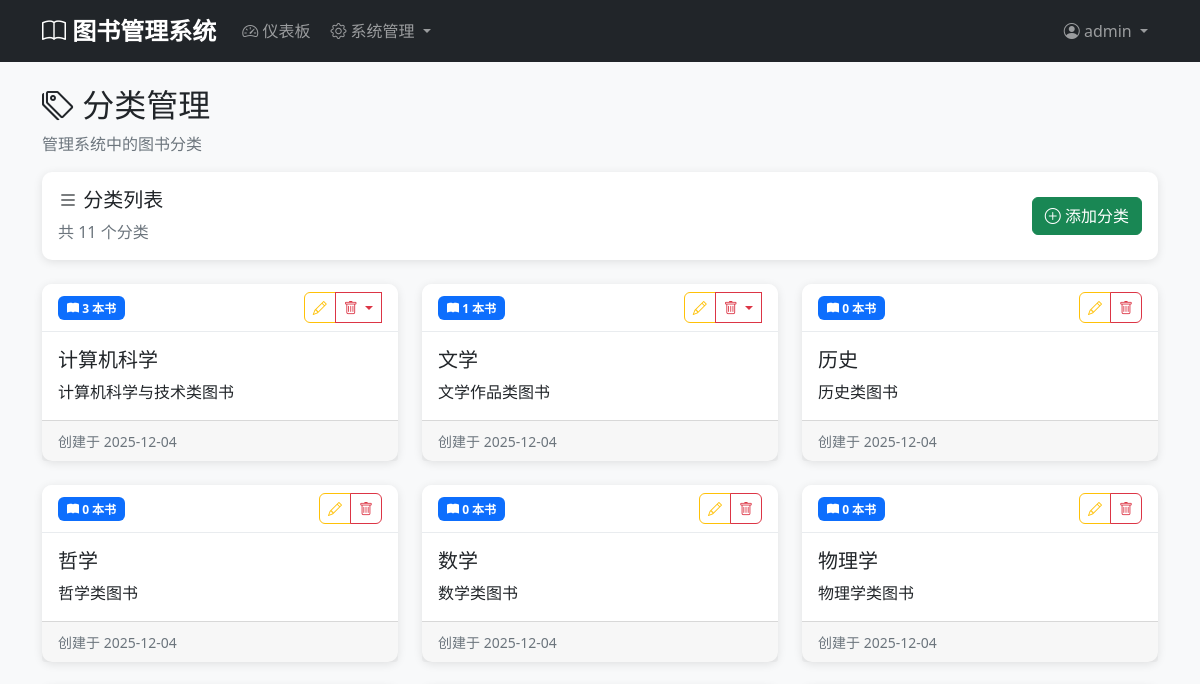
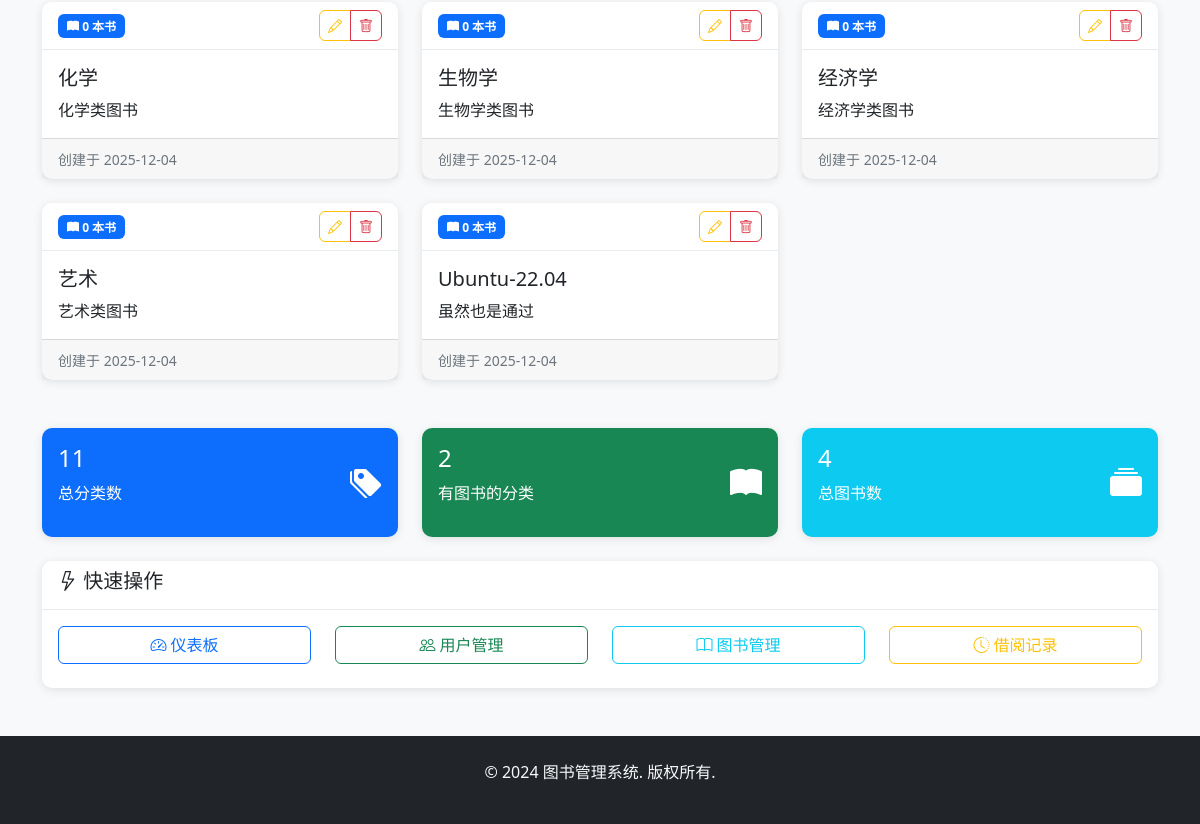
The page /admin/categories (signed in) on the database as committed earlier (2 pictures, top to bottom).
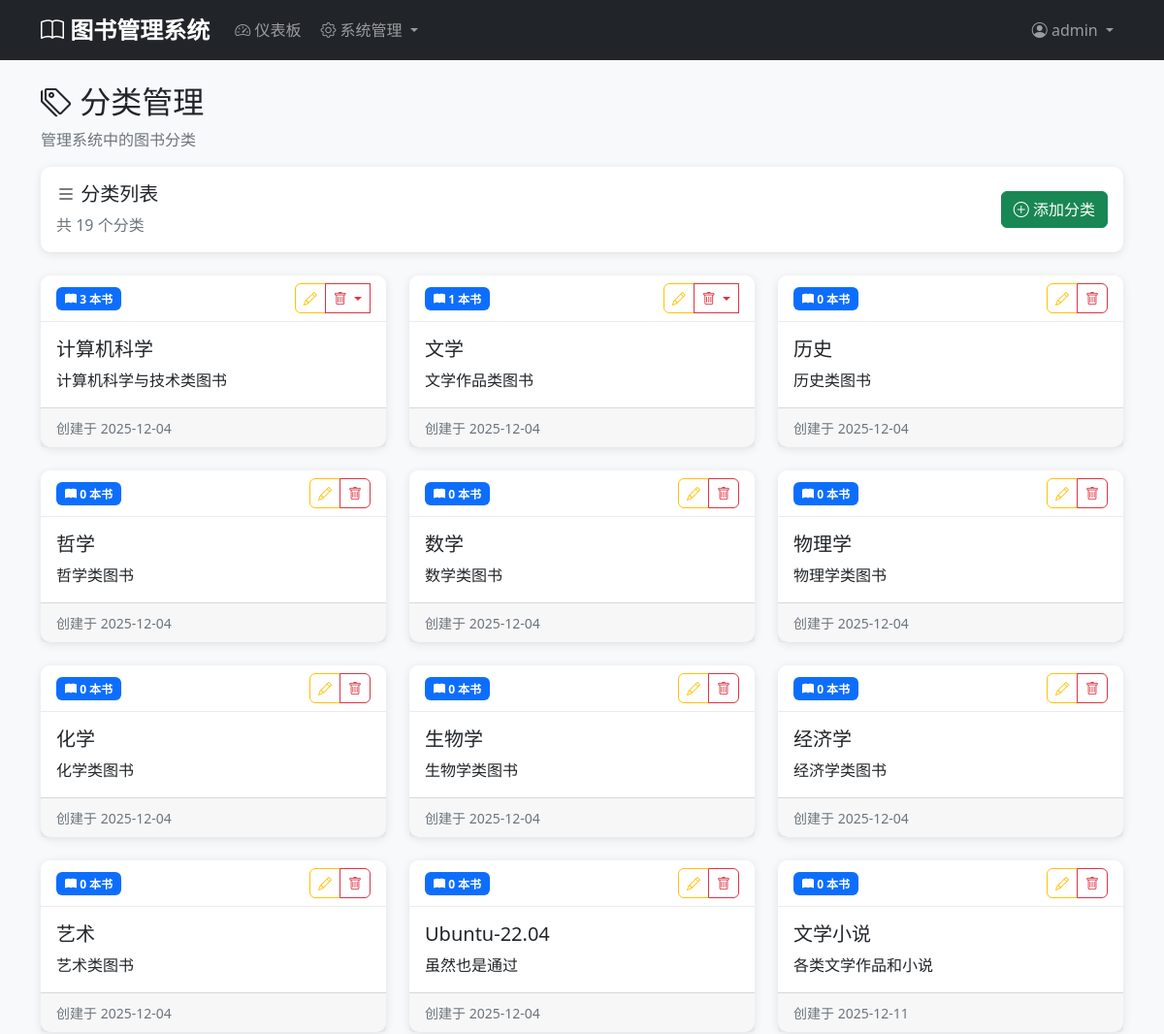
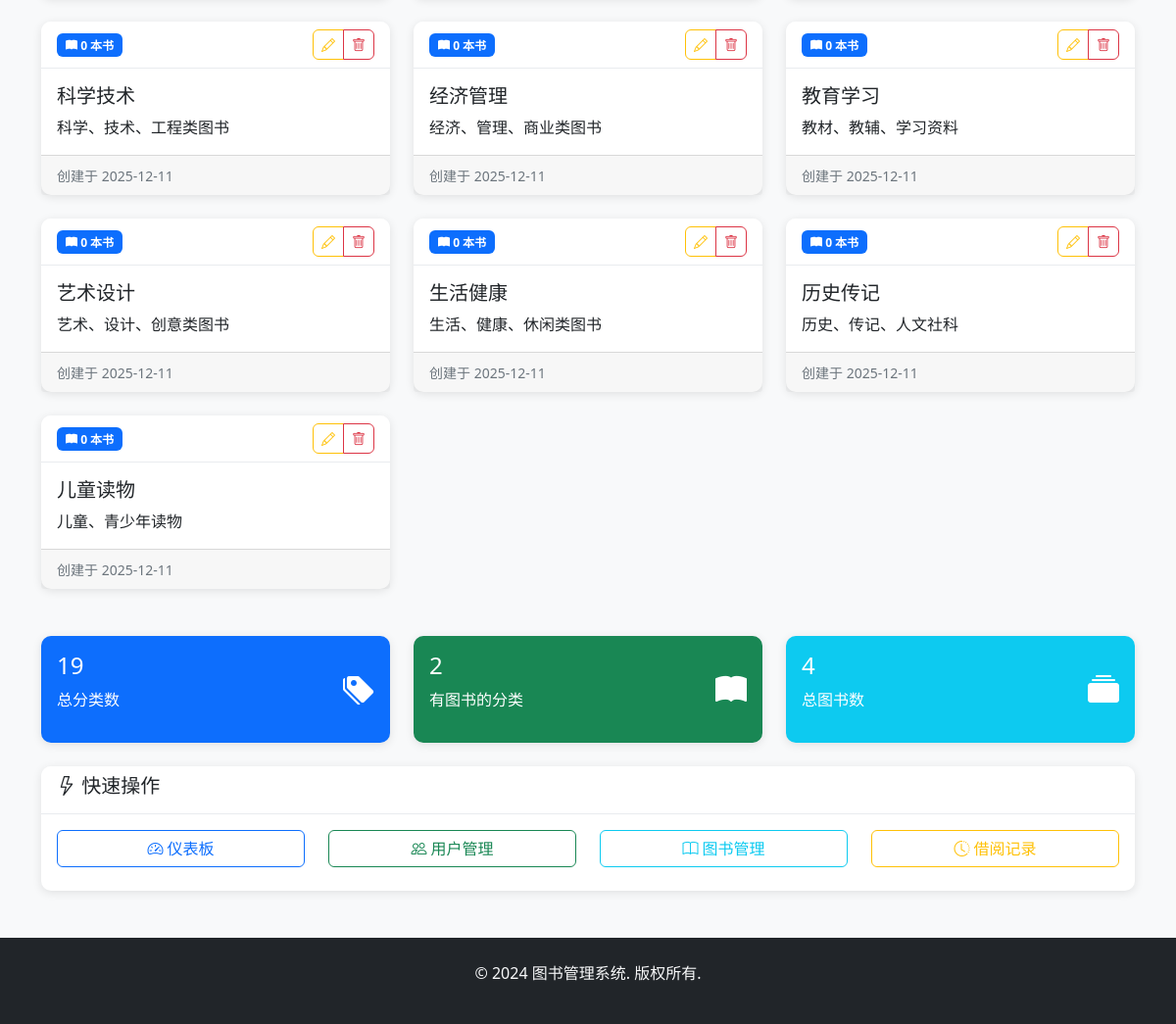
The same page on the database as committed later (2 pictures, top to bottom).
### models.py (models this page shows, shortened)
class Admin(db.Model, UserMixin):
    __tablename__ = 'admins'
    id = db.Column(db.Integer, primary_key=True)
    username = db.Column(db.String(80), unique=True, nullable=False)
    email = db.Column(db.String(120), unique=True, nullable=False)
    password_hash = db.Column(db.String(128), nullable=False)
    created_at = db.Column(db.DateTime, default=datetime.utcnow)

class Category(db.Model):
    __tablename__ = 'categories'
    id = db.Column(db.Integer, primary_key=True)
    name = db.Column(db.String(100), unique=True, nullable=False)
    description = db.Column(db.Text)
    created_at = db.Column(db.DateTime, default=datetime.utcnow)
    books = db.relationship('Book', backref='category', lazy=True)

### app.py (the view)
@app.route('/admin/categories')
@login_required
def admin_categories():
    if not isinstance(current_user, Admin):
        abort(403)
    categories = Category.query.all()
    return render_template('admin/categories.html', categories=categories)

### app.py (called while the page is built)
@login_manager.user_loader
def load_user(user_id):
    try:
        user_id = int(user_id)
        admin = Admin.query.get(user_id)
        if admin:
            return admin
        user = User.query.get(user_id)
        return user
    except (ValueError, TypeError):
        return None

### templates/admin/categories.html (shortened to what this page needs)
{% extends "base.html" %}
{% block content %}
<div class="row">
    <div class="col-12">
        <h2><i class="bi bi-tags"></i> 分类管理</h2>
        <p class="text-muted">管理系统中的图书分类</p>
    </div>
</div>
<div class="row mb-4">
    <div class="col-12">
        <div class="card">
            <div class="card-body d-flex justify-content-between align-items-center">
                <div>
                    <h5><i class="bi bi-list"></i> 分类列表</h5>
                    <p class="text-muted mb-0">共 {{ categories|length }} 个分类</p>
                </div>
                <a href="{{ url_for('add_category') }}" class="btn btn-success">
                    <i class="bi bi-plus-circle"></i> 添加分类
                </a>
            </div>
        </div>
    </div>
</div>
<div class="row">
    {% for category in categories %}
        <div class="col-md-4 mb-4">
            <div class="card h-100">
                <div class="card-header d-flex justify-content-between align-items-center">
                    <span class="badge bg-primary">
                        <i class="bi bi-book-fill"></i> {{ category.books|length }} 本书
                    </span>
                    <div class="btn-group" role="group">
                        <a href="{{ url_for('edit_category', category_id=category.id) }}" class="btn btn-sm btn-outline-warning">
                            <i class="bi bi-pencil"></i>
                        </a>
                        {% if not category.books %}
                            <a href="{{ url_for('delete_category', category_id=category.id) }}" class="btn btn-sm btn-outline-danger"
                               onclick="return confirm('确定要删除分类《{{ category.name }}》吗？')">
                                <i class="bi bi-trash"></i>
                            </a>
                        {% else %}
                            <div class="btn-group" role="group">
                                <button class="btn btn-sm btn-outline-danger dropdown-toggle"
                                        type="button"
                                        data-bs-toggle="dropdown"
                                        aria-expanded="false">
                                    <i class="bi bi-trash"></i>
                                </button>
                            </div>
                        {% endif %}
                    </div>
                </div>
                <div class="card-body">
                    <h5 class="card-title">{{ category.name }}</h5>
                    {% if category.description %}
                        <p class="card-text">{{ category.description }}</p>
                    {% else %}
                        <p class="card-text text-muted">暂无描述</p>
                    {% endif %}
                </div>
                <div class="card-footer">
                    <small class="text-muted">
                        创建于 {{ category.created_at.strftime('%Y-%m-%d') }}
                    </small>
                </div>
            </div>
        </div>
    {% endfor %}
</div>
<div class="row mt-4">
    <div class="col-md-4">
        <div class="card bg-primary text-white">
            <div class="card-body">
                <div class="d-flex justify-content-between">
                    <div>
                        <h4>{{ categories|length }}</h4>
                        <p>总分类数</p>
                    </div>
                    <div class="align-self-center">
                        <i class="bi bi-tags-fill" style="font-size: 2rem;"></i>
                    </div>
                </div>
            </div>
        </div>
    </div>
    <div class="col-md-4">
        <div class="card bg-success text-white">
            <div class="card-body">
                <div class="d-flex justify-content-between">
                    <div>
                        <h4>{{ categories|selectattr('books')|list|length }}</h4>
                        <p>有图书的分类</p>
                    </div>
                    <div class="align-self-center">
                        <i class="bi bi-book-fill" style="font-size: 2rem;"></i>
                    </div>
                </div>
            </div>
        </div>
    </div>
    <div class="col-md-4">
        <div class="card bg-info text-white">
            <div class="card-body">
                <div class="d-flex justify-content-between">
                    <div>
                        <h4>{{ categories|selectattr('books')|map(attribute='books')|map('length')|sum }}</h4>
                        <p>总图书数</p>
                    </div>
                    <div class="align-self-center">
                        <i class="bi bi-collection-fill" style="font-size: 2rem;"></i>
                    </div>
                </div>
            </div>
        </div>
    </div>
</div>
<div class="row mt-4">
    <div class="col-12">
        <div class="card">
            <div class="card-header">
                <h5><i class="bi bi-lightning"></i> 快速操作</h5>
            </div>
            <div class="card-body">
                <div class="row">
                    <div class="col-md-3 mb-2">
                        <a href="{{ url_for('admin_dashboard') }}" class="btn btn-outline-primary w-100">
                            <i class="bi bi-speedometer2"></i> 仪表板
                        </a>
                    </div>
                    <div class="col-md-3 mb-2">
                        <a href="{{ url_for('admin_users') }}" class="btn btn-outline-success w-100">
                            <i class="bi bi-people"></i> 用户管理
                        </a>
                    </div>
                    <div class="col-md-3 mb-2">
                        <a href="{{ url_for('admin_books') }}" class="btn btn-outline-info w-100">
                            <i class="bi bi-book"></i> 图书管理
                        </a>
                    </div>
                    <div class="col-md-3 mb-2">
                        <a href="{{ url_for('admin_borrow_records') }}" class="btn btn-outline-warning w-100">
                            <i class="bi bi-clock-history"></i> 借阅记录
                        </a>
                    </div>
                </div>
            </div>
        </div>
    </div>
</div>
{% endblock %}

### templates/base.html (shortened to what this page needs)
<!DOCTYPE html>
<html lang="zh-CN">
<head>
    <link href="https://cdn.jsdelivr.net/npm/bootstrap@5.1.3/dist/css/bootstrap.min.css" rel="stylesheet">
    <link href="https://cdn.jsdelivr.net/npm/bootstrap-icons@1.7.2/font/bootstrap-icons.css" rel="stylesheet">
    <link href="{{ url_for('static', filename='css/style.css') }}" rel="stylesheet">
</head>
<body>
    <nav class="navbar navbar-expand-lg navbar-dark bg-dark">
        <div class="container">
            <a class="navbar-brand" href="{{ url_for('index') }}">
                <i class="bi bi-book"></i> 图书管理系统
            </a>
            <div class="collapse navbar-collapse" id="navbarNav">
                {% if current_user.is_authenticated %}
                    {% if current_user.__class__.__name__ == 'Admin' %}
                        <ul class="navbar-nav me-auto">
                            <li class="nav-item">
                                <a class="nav-link" href="{{ url_for('admin_dashboard') }}">
                                    <i class="bi bi-speedometer2"></i> 仪表板
                                </a>
                            </li>
                            <li class="nav-item dropdown">
                                <a class="nav-link dropdown-toggle" href="#" id="manageDropdown" role="button" data-bs-toggle="dropdown">
                                    <i class="bi bi-gear"></i> 系统管理
                                </a>
                            </li>
                        </ul>
                    {% endif %}
                {% endif %}
                <ul class="navbar-nav">
                    {% if current_user.is_authenticated %}
                        <li class="nav-item dropdown">
                            <a class="nav-link dropdown-toggle" href="#" id="userDropdown" role="button" data-bs-toggle="dropdown">
                                <i class="bi bi-person-circle"></i> {{ current_user.username }}
                            </a>
                        </li>
                    {% endif %}
                </ul>
            </div>
        </div>
    </nav>
    <main class="container mt-4 mb-5">
        {% block content %}{% endblock %}
    </main>
    <footer class="bg-dark text-light py-4 mt-5">
        <div class="container text-center">
            <p>&copy; 2024 图书管理系统. 版权所有.</p>
        </div>
    </footer>
</body>
</html>

### static/css/style.css (style rules this page uses)
body { font-family: 'Segoe UI', Tahoma, Geneva, Verdana, sans-serif; background-color: #f8f9fa; }
.navbar-brand { font-weight: bold; font-size: 1.5rem; }
.navbar-nav .nav-link { border-radius: 5px; margin: 0 2px; transition: all 0.3s ease; }
.card { border: none; border-radius: 10px; box-shadow: 0 2px 10px rgba(0, 0, 0, 0.1); transition: transform 0.2s ease, box-shadow 0.2s ease; }
.card-header { background-color: #fff; border-bottom: 1px solid #e9ecef; border-radius: 10px 10px 0 0 !important; font-weight: 600; }
.btn { border-radius: 6px; font-weight: 500; transition: all 0.3s ease; }
.btn-group .btn { border-radius: 0; }
.btn-group .btn:first-child { border-radius: 6px 0 0 6px; }
.btn-group .btn:last-child { border-radius: 0 6px 6px 0; }
.badge { font-size: 0.75rem; padding: 0.5em 0.75em; border-radius: 6px; }
.card.bg-primary, .card.bg-success, .card.bg-info, .card.bg-warning, .card.bg-danger { color: white; }
.card, .alert { animation: fadeIn 0.5s ease-out; }
footer { margin-top: auto; }

Rows that differ between the two databases and show on the page:
added Category: books|length "0", name "文学小说", description "各类文学作品和小说", created_at "2025-12-11"
added Category: books|length "0", name "科学技术", description "科学、技术、工程类图书", created_at "2025-12-11"
added Category: books|length "0", name "经济管理", description "经济、管理、商业类图书", created_at "2025-12-11"
added Category: books|length "0", name "教育学习", description "教材、教辅、学习资料", created_at "2025-12-11"
added Category: books|length "0", name "艺术设计", description "艺术、设计、创意类图书", created_at "2025-12-11"
added Category: books|length "0", name "生活健康", description "生活、健康、休闲类图书", created_at "2025-12-11"
added Category: books|length "0", name "历史传记", description "历史、传记、人文社科", created_at "2025-12-11"
added Category: books|length "0", name "儿童读物", description "儿童、青少年读物", created_at "2025-12-11"
Other text that changed with them:
{{ categories|length }}: "11" → "19"
